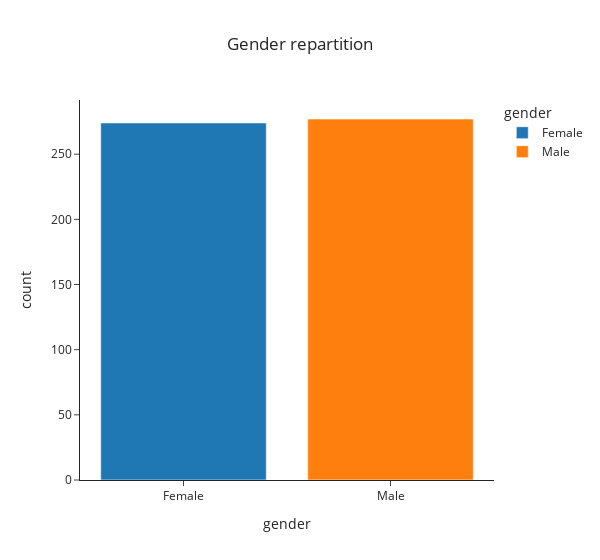

Source (notebook cell):
### Markdown cell above
<h4> 3.1. Looking at the profil of the participant <h4>

### Code cell
fig_gender_repart = px.histogram(dataset_no_doublons, x = 'gender', color = 'gender', title = 'Gender repartition', template="simple_white", width= 600)
fig_gender_repart.update(layout=dict(title=dict(x=0.5)))
fig_gender_repart.show()

### Figure 1 — Plotly figure (JSON) as saved in the notebook; plotly's stock layout.template omitted (floating-point values rounded to 4 significant figures; data arrays with more than 128 entries replaced by an {"elided": "..."} marker saying what was removed)
{"data": [{"alignmentgroup": "True", "bingroup": "x", "hovertemplate": "gender=%{x}<br>count=%{y}<extra></extra>", "legendgroup": "Female", "marker": {"color": "#1F77B4", "pattern": {"shape": ""}}, "name": "Female", "offsetgroup": "Female", "orientation": "v", "showlegend": true, "type": "histogram", "x": {"elided": "274 str values"}, "xaxis": "x", "yaxis": "y"}, {"alignmentgroup": "True", "bingroup": "x", "hovertemplate": "gender=%{x}<br>count=%{y}<extra></extra>", "legendgroup": "Male", "marker": {"color": "#FF7F0E", "pattern": {"shape": ""}}, "name": "Male", "offsetgroup": "Male", "orientation": "v", "showlegend": true, "type": "histogram", "x": {"elided": "277 str values"}, "xaxis": "x", "yaxis": "y"}], "layout": {"barmode": "relative", "legend": {"title": {"text": "gender"}, "tracegroupgap": 0}, "title": {"text": "Gender repartition", "x": 0.5}, "width": 600, "xaxis": {"anchor": "y", "categoryarray": ["Female", "Male"], "categoryorder": "array", "domain": [0, 1], "title": {"text": "gender"}}, "yaxis": {"anchor": "x", "domain": [0, 1], "title": {"text": "count"}}}}
